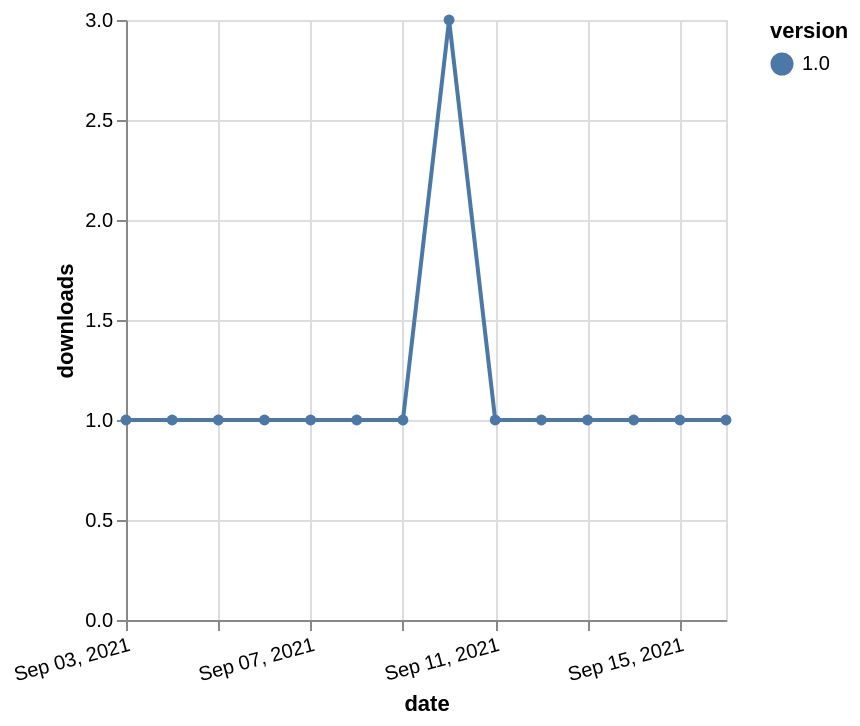

Describe this chart as a Vega-Lite specification.
### Vega-Lite specification from a JSON file in a GitHub repository (floating-point values rounded to 4 significant figures)
{"$schema": "https://vega.github.io/schema/vega-lite/v5.json", "description": "A simple bar chart with embedded data.", "data": {"values": [{"date": "2021-09-03", "total": 411, "delta": 1, "version": "1.0"}, {"date": "2021-09-04", "total": 412, "delta": 1, "version": "1.0"}, {"date": "2021-09-05", "total": 413, "delta": 1, "version": "1.0"}, {"date": "2021-09-06", "total": 414, "delta": 1, "version": "1.0"}, {"date": "2021-09-07", "total": 415, "delta": 1, "version": "1.0"}, {"date": "2021-09-08", "total": 416, "delta": 1, "version": "1.0"}, {"date": "2021-09-09", "total": 417, "delta": 1, "version": "1.0"}, {"date": "2021-09-10", "total": 420, "delta": 3, "version": "1.0"}, {"date": "2021-09-11", "total": 421, "delta": 1, "version": "1.0"}, {"date": "2021-09-12", "total": 422, "delta": 1, "version": "1.0"}, {"date": "2021-09-13", "total": 423, "delta": 1, "version": "1.0"}, {"date": "2021-09-14", "total": 424, "delta": 1, "version": "1.0"}, {"date": "2021-09-15", "total": 425, "delta": 1, "version": "1.0"}, {"date": "2021-09-16", "total": 426, "delta": 1, "version": "1.0"}]}, "width": "container", "mark": {"type": "line", "point": {"filled": true}}, "encoding": {"x": {"field": "date", "type": "temporal", "timeUnit": "yearmonthdate", "title": "date", "axis": {"labelAngle": -15}}, "y": {"field": "delta", "type": "quantitative", "title": "downloads"}, "color": {"field": "version", "type": "nominal"}, "tooltip": {"field": "delta"}}}
